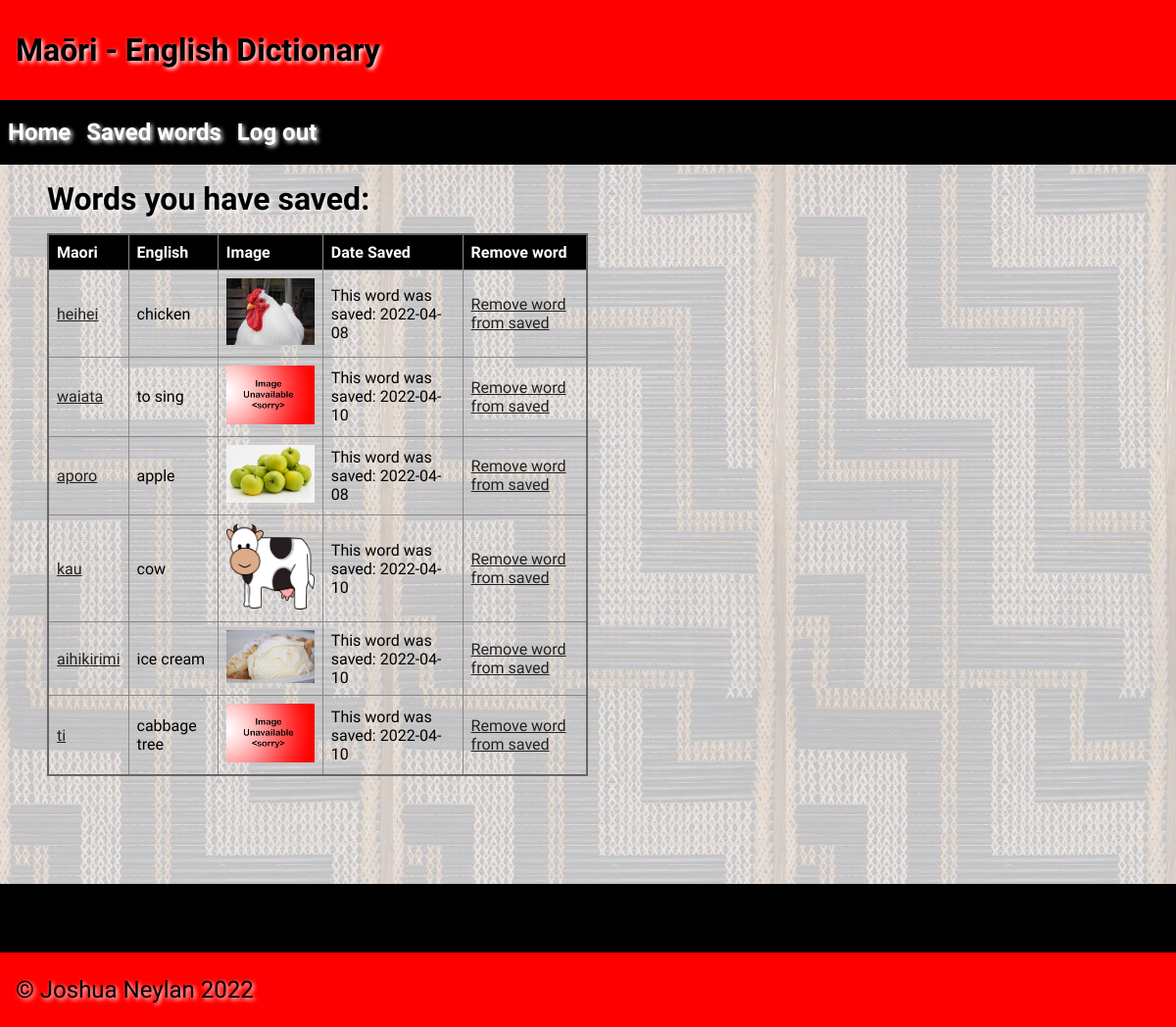
The app's page /saved (signed in), older data.
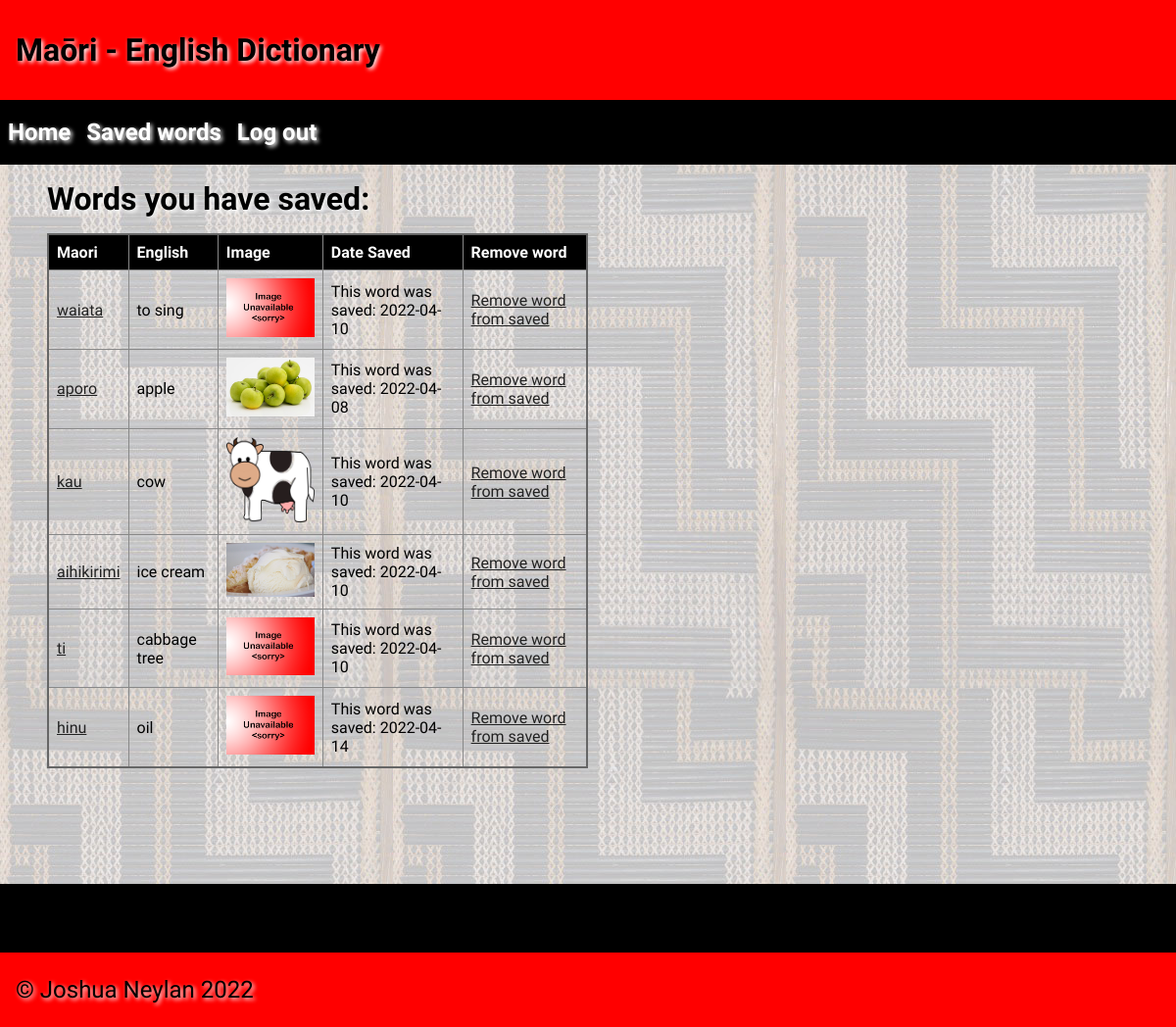
The same page, newer data.
### tables this page shows
CREATE TABLE "Saved_words"
(
    id        INTEGER
        constraint Saved_words_pk
            primary key autoincrement,
    word_id   INTEGER
        references Dictionary,
    user_id   INTEGER
        references User,
    timestamp datetime
);

CREATE TABLE "Dictionary"
(
    id         integer
        constraint Dictionary_pk
            primary key autoincrement,
    maori      varchar(85),
    english    varchar(100),
    category   varchar(50),
    year_level integer(10),
    image      varchar(100),
    timestamp  datetime,
    author     varchar(60),
    definition varchar(200)
);

### app.py (the view)
@app.route("/saved")
def render_saved():
    if not is_logged_in():
        return redirect("/")
    user_id = session["user_id"]
    con = create_connection(DB_NAME)
    query = "SELECT word_id, timestamp FROM Saved_words WHERE user_id = ?;"
    cur = con.cursor()
    cur.execute(query, (user_id,))
    word_ids_with_timestamps = cur.fetchall()
    for i in range(len(word_ids_with_timestamps)):
        word_ids_with_timestamps[i] = word_ids_with_timestamps[i][0], word_ids_with_timestamps[i][1]
    word_ids_with_timestamps = list(set(word_ids_with_timestamps))
    query = "SELECT maori, english, category, image, id FROM Dictionary WHERE id = ?;"
    saved_words_details_list = []
    for word_id_with_timestamp in word_ids_with_timestamps:
        cur.execute(query, (word_id_with_timestamp[0],))
        word_details = cur.fetchall()
        updated_word_details = []
        for word in word_details[0]:
            updated_word_details.append(word)
        if updated_word_details[3] is None:
            updated_word_details[3] = "noimage.png"
        saved_words_details_list.append([updated_word_details, word_id_with_timestamp[1]])
    return render_template("saved_words.html", logged_in=is_logged_in(),
                           saved_words_details_list=saved_words_details_list)

### app.py (called while the page is built)
def create_connection(db_file):
    try:
        connection = sqlite3.connect(db_file)
        connection.execute("pragma foreign_keys=ON")
        return connection
    except Error as e:
        print(e)
    return None

def is_logged_in():
    if session.get("email") is None:
        return False
    return True

### templates/saved_words.html (shortened to what this page needs)
{% extends 'base.html' %}
{% block heading %}Maōri - English Dictionary{% endblock %}
{% block main %}
    <h1> Words you have saved:</h1>
    <table>
        <tr>
            <th> Maori </th>
            <th> English</th>
            <th> Image </th>
            <th> Date Saved </th>
            <th> Remove word</th>
        </tr>
        {% for word_details in saved_words_details_list %}
            <tr>
                <td><a href = "/{{word_details[0][2]}}/{{word_details[0][0]}}">{{word_details[0][0]}}</a></td>
                <td> {{word_details[0][1]}} </td>
                <td><img class = "thumb" src = "../static/images/{{word_details[0][3]}}"></td>
                <td>This word was saved: {{word_details[1]}}</td>
                <td><a href = "/unsaveword-{{word_details[0][2]}}-{{word_details[0][4]}}">Remove word from saved</a></td>
            </tr>
        {% endfor %}
    </table>
{% endblock %}

### templates/base.html (shortened to what this page needs)
<!doctype html>
<html lang="en">
<head>
	<link href="{{ url_for('static', filename='css/style.css') }}" rel="stylesheet">
</head>
<body>
    <header>
        <h1>{% block heading %}{% endblock %}</h1>
    </header>
    <nav>
        <ul>
            <li><h1><a href="\">Home</a></h1></li>
            {% if logged_in %}
                <li><h1><a href="/saved">Saved words</a></h1></li>
                <li><h1><a href="/logout">Log out</a></h1></li>
            {% else %}
                <li><h1><a href="/login">Login</a></h1></li>
            {% endif %}
        </ul>
    </nav>
    <main>
        <div id = "container">
            {% block main%}{% endblock %}
        </div>
    </main>
    <div class = "footer_top"></div>
    <footer>
        <p>
            &copy; Joshua Neylan 2022
        </p>
    </footer>
</body>
</html>

### static/css/style.css (style rules this page uses)
* { font-family: Comfortaa, sans-serif; margin: 0; padding: 0; box-sizing: border-box; }
header { grid-area: header; background-color: #f00; padding: 1rem; }
nav { grid-area: nav; }
h1, h2, h3, h4 { padding: 1rem 0; font-family: 'Suez One', serif; color: #000; text-shadow: 2px 2px 4px #fff; }
p { padding: 0.5rem 0; }
a { color: #222; }
img { max-width: 500px; }
table { width: 50%; border: 2px solid #666; border-collapse: collapse; }
th, td { border: 1px solid #888; padding: 0.5rem; text-align: left; }
th { background-color: #000; color: #fff; }
.thumb { max-width: 90px; }
footer { grid-area: footer; padding: 1rem; background: #ff0000; }
.footer_top { display: block; width: 100%; height: 70px; background-color: #000000; }
footer p { color: #000; text-shadow: 2px 2px 4px #fff; font-size: 1.5rem; }
#container { width: 92vw; margin: auto; display: table; }
nav { width: 100%; float: left; background-color: rgba(0, 0, 0, 1) }
nav ul { list-style: none; }
nav li { padding: 0.2rem 0.5rem; display: inline; float: left; }
nav a { color: #fff; text-decoration: none; }
main { min-height: 100vh; background-image: url("../images/poutama.jpg"); background-repeat: repeat; }

Row changes from the older to the newer data that the page shows:
removed Saved_words: maori "heihei", english "chicken", image (picture), timestamp "2022-04-08"
added Saved_words: maori "hinu", english "oil", timestamp "2022-04-14"
